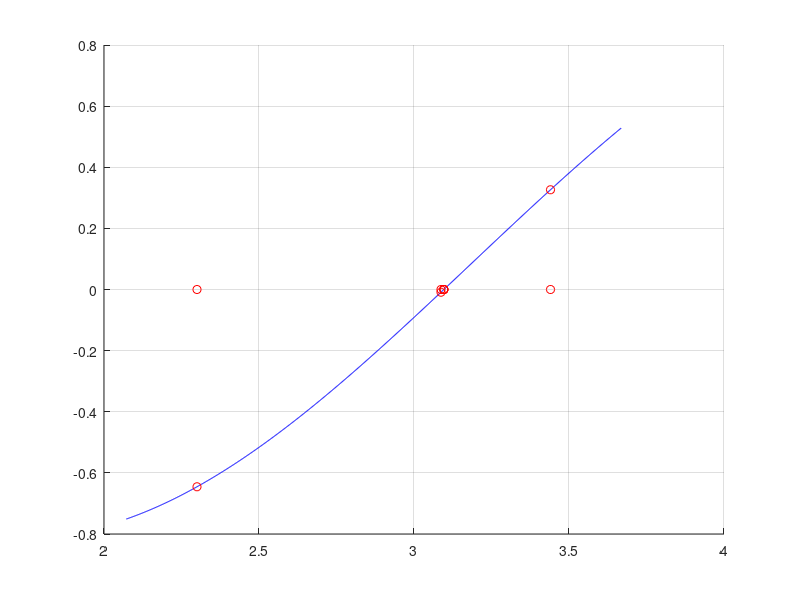

Recreate this plot in MATLAB.
function [] = class20180207_IT2N2_Newton ()

Xapprx=Newton(2.3,10);
format long;Xapprx',format;

end%class20180207_IT2N2_Newton

function [X] = Newton (x0,Nmax)
%Solving f(x)=0 for x by Newton's algorithm.
%x0: initial guess 
%Nmax: maximum number of iterations
err_lim=10^(-9);
err=err_lim+1;
N=0;

X(1)=x0;%storing the approximations
%Doing the first step...
[f,Df]=function_value_and_derivative(x0);
x1=x0-f/Df;
X(2)=x1;%storing again
while(err>err_lim & N<Nmax)
    %repeating...
    N=N+1;
    [f,Df]=function_value_and_derivative(X(N+1));
    X(N+2)=X(N+1)-f/Df;
    [f,Df]=function_value_and_derivative(X(N+2));
    err=abs(f);
    
    xmin=min(X);
    xmax=max(X);
    Dx=xmax-xmin;
    space=0.2*Dx;
    x=linspace(xmin-space,xmax+space,10^3);
    [fx,Dfx]=function_value_and_derivative(x);
    [fX,DfX]=function_value_and_derivative(X);
    %x,f%debugg
    visualization(x,fx,X,fX);
    
end

end%Newton

function [f,Df] = function_value_and_derivative (x)
%Computing the function value and its derivative value at x.

%f=x.^2-4;
%Df=2*x;

f=-sin(x)+exp(-x);
Df=-cos(x)-exp(-x);

end%function_value_and_derivative
    
function [] = visualization (x,fx,X,fX);

figure(1);
clf;
hold on;
plot(x,fx,'b-');
plot(X,zeros(size(X)),'ro')
plot(X,fX,'ro')
grid on;

end%visualization




